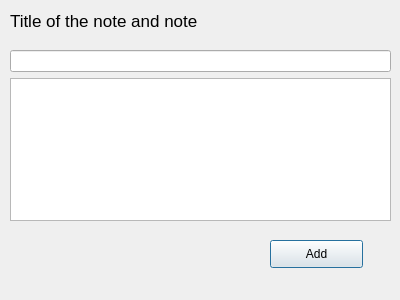
<?xml version="1.0" encoding="UTF-8"?>
<ui version="4.0">
 <class>NoteText</class>
 <widget class="QDialog" name="NoteText">
  <property name="geometry">
   <rect>
    <x>0</x>
    <y>0</y>
    <width>400</width>
    <height>300</height>
   </rect>
  </property>
  <property name="windowTitle">
   <string>Dialog</string>
  </property>
  <widget class="QLabel" name="label">
   <property name="geometry">
    <rect>
     <x>10</x>
     <y>10</y>
     <width>251</width>
     <height>21</height>
    </rect>
   </property>
   <property name="font">
    <font>
     <pointsize>13</pointsize>
    </font>
   </property>
   <property name="text">
    <string>Title of the note and note</string>
   </property>
  </widget>
  <widget class="QPushButton" name="pushButton">
   <property name="geometry">
    <rect>
     <x>270</x>
     <y>240</y>
     <width>93</width>
     <height>28</height>
    </rect>
   </property>
   <property name="text">
    <string>Add</string>
   </property>
  </widget>
  <widget class="QWidget" name="">
   <property name="geometry">
    <rect>
     <x>10</x>
     <y>50</y>
     <width>381</width>
     <height>171</height>
    </rect>
   </property>
   <layout class="QVBoxLayout" name="verticalLayout">
    <item>
     <widget class="QLineEdit" name="lineEdit"/>
    </item>
    <item>
     <widget class="QTextEdit" name="textEdit"/>
    </item>
   </layout>
  </widget>
 </widget>
 <resources/>
 <connections/>
</ui>
